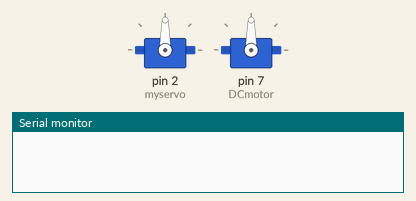
Recording of a sketch running on a simulated Arduino Uno, built with avr-gcc and run on an emulated ATmega328P. Shown: 2 × servo, the last lines printed to the serial monitor.

Above: at 0.1 s.
At 1.1 s:
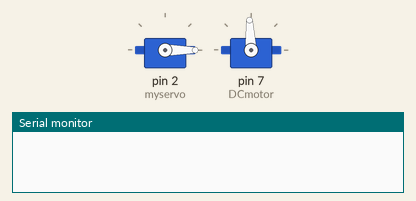
At 20.3 s:
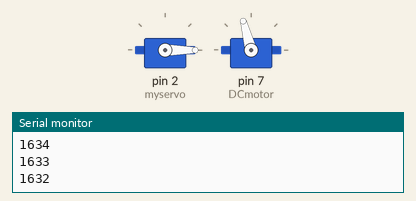
Timing chart, 0 to 39.8 s (numbered marks = the images above):
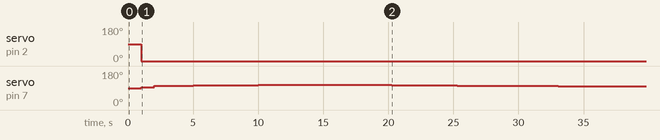

The sketch:

driver.ino
```cpp
#include <Servo.h>
#define VITESSE_MAX 1660
#define ACCELERATION 5
#define STRAIGHT straight
#define ght SPEED_UP speedup
#define TURN_RIGHT_UP turn_right_up
#define SPEED_CST speed_cst
#define TURN_RIGHT_DOWN turn_right_down
#define TURN_LEFT_UP turn_left_up
#define TURN_LEFT_DOWN turn_left_down
#define SPEED_DOWN speed_down

String msg;

Servo myservo;
Servo DCmotor;
// create servo object to control a servo
// twelve servo objects can be created on most boards

int speed_value = 0;
int turn_value = 0;
int time_value = 0;


void setup() {
  myservo.attach(2);  // attaches the servo on pin 2 to the servo object
  DCmotor.attach(7);
  Serial.begin(9600);
  delay(1000);
  DCmotor.write(1500);
  myservo.write(0);

}

void loop() {

//  readSerialPort();

 /* if (msg != "") {

    Serial.print("pong");

    handleInput();
  }*/

  //straight();
  //speedUp();
  delay(1000); // init delay
  speedUp();
  //delay(1000);
  //turnLeftUp();
  //delay(1000);
  //turnLeftDown();
  delay(1000);
  speedDown();
  //delay(1000);
  //turnRightUp();
  //delay(1000);
  //turnRightDown();
  //delay(3000);

  //speedDown();


}


/*void handleInput(char * message){
  switch (message){
    case STRAIGHT:
      straight();
      break;
    case SPEED_UP:
      speedUp();
      break;
    case TURN_RIGHT_UP:
      turnRightUp();
      break;
    case SPEED_CST:
      speedCst();
      break;
    case TURN_RIGHT_DOWN:
      turnRightDown();
      break;
    case TURN_LEFT_UP:
      turnLeftUp();
      break;
    case TURN_LEFT_DOWN:
      turnLetDown();
      break;
    case SPEED_DOWN:
      speedDown();
      break;
  }
}*/

void readSerialPort() {
  msg = "";
  if (Serial.available()) {
    delay(5);
    while (Serial.available() > 0) {
      msg += (char)Serial.read();
    }
    Serial.flush();
  }
}

////////////////////////////////////////////////////

void speedUp() {
  /*Speed Up*/
  speed_value = 1600;
  delay(10);
  for(speed_value;speed_value<1650;speed_value+=1)// 3e speed value = acceleration
  //                          (vitesse max)
  {
    DCmotor.writeMicroseconds(speed_value);
    delay(250); // 3e speed value = acceleration
    Serial.println(speed_value);
  }
}

void speedDown() {
  /*Speed Down*/
  speed_value = 1650;
  for(speed_value;speed_value>1550;speed_value-=1)// 3e speed value = acceleration
  //                (vitesse max)
  {
    DCmotor.writeMicroseconds(speed_value);
    delay(250); // 3e speed value = acceleration
        Serial.println(speed_value);
  }
}

void speedCst() {
  /*Speed Down*/
  speed_value = 1650;
  time_value = 0;
  while(time_value>1000)
  {
    DCmotor.writeMicroseconds(speed_value);
    delay(500);
    time_value++;
  }
}

void turnRightUp() {
  /*Speed Up*/
  turn_value = 90;
  delay(15);
  for(turn_value;turn_value>60;turn_value--)
  {
    myservo.write(turn_value);
    delay(20);
    Serial.println(turn_value);
  }
}

void turnRightDown() {
  /*Speed Up*/
  turn_value = 60;
  delay(15);
  for(turn_value;turn_value<=90;turn_value+=1)
  {
    myservo.write(turn_value);
    delay(20);
    Serial.println(turn_value);
  }
}

void turnLeftUp() {
  /*Speed Up*/
  turn_value = 90;
  delay(15);
  for(turn_value;turn_value<=120;turn_value+=1)
  {
    myservo.write(turn_value);
    delay(20);
    Serial.println(turn_value);
  }
  delay(20);
  myservo.write(90);
}

void turnLeftDown() {
  /*Speed Up*/
  turn_value = 120;
  delay(15);
  for(turn_value;turn_value>90;turn_value--)
  {
    myservo.write(turn_value);
    delay(20);
    Serial.println(turn_value);
  }

}

void straight() {
  /*Speed Up*/
  myservo.write(90);
}

void stopCst() {
  /*Speed Up*/
  speed_value = 0;
  delay(200);
  DCmotor.writeMicroseconds(speed_value);
  delay(200);
}

/*void servodirection(int correction, int objectif)
{
  // angles must be betwteen 60 & 120

  correction = servo.read(2) - objectif;
  if(correction < 0)
  {
    turn_value = servo.read(2) - ;
    for(turn_value;turn_value<=120;turn_value+=1)
    {
       myservo.write(turn_value);
       delay(20);
       Serial.println(turn_value);
    }
      delay(20);
      myservo.write(90);
  }

}*/
```

Measured:
- by itself, servo on pin 2 (myservo): 90° → 0° at 1.0 s
- by itself, servo on pin 7 (DCmotor): rises from 90° to 107° in 11.8 s, then falls to 98° in 25.5 s
